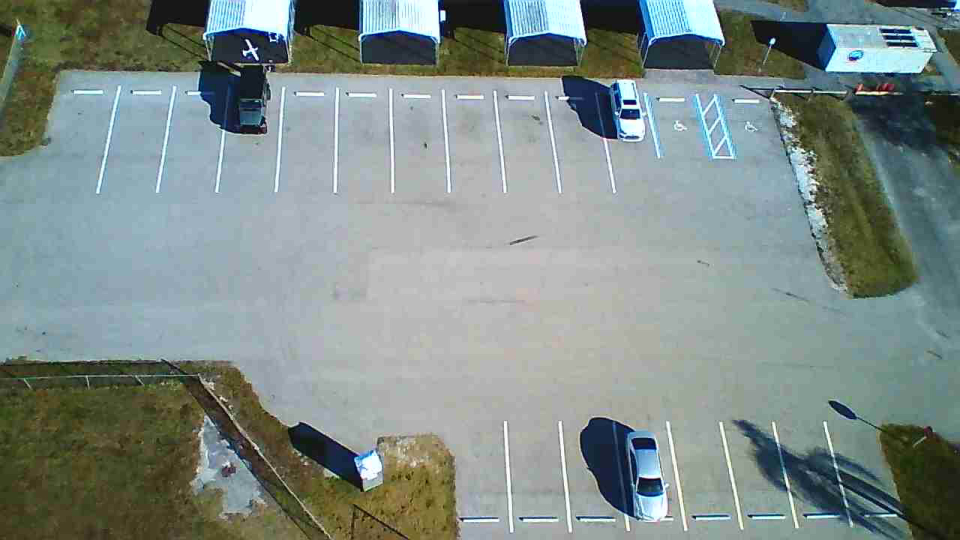
#> input picture backend/drone_parking_backend/frame processing server/master.JPG, 1920 x 1080 px, found by its file name (shown at 1/2 size)
$ python visualize_lot.py lots/1/master.JPG master.JPG
#> lines starting #> are read from the running program, lines starting #| are printed output that depends on the picture
### backend/drone_parking_backend/frame processing server/config.py
import os
import json
import cv2
import numpy as np

LOT_DIR = "lots"


def load_lot(lot_id):
    """Load master image and parking spot definitions for a lot.

    Returns (master_img, parking_data, error_string).
    parking_data is a list of (polygon_ndarray, spot_id) tuples,
    matching the format used by the occupancy checker.
    """
    lot_path = os.path.join(LOT_DIR, lot_id)
    master_path = os.path.join(lot_path, "master.jpg")
    parking_path = os.path.join(lot_path, "parking.json")

    # Try .jpg first, then .JPG
    if not os.path.exists(master_path):
        master_path = os.path.join(lot_path, "master.JPG")
    if not os.path.exists(master_path):
        return None, None, f"Master image missing for {lot_id}"

    if not os.path.exists(parking_path):
        return None, None, f"Parking data missing for {lot_id}"

    master_img = cv2.imread(master_path)
    if master_img is None:
        return None, None, f"Failed to decode master image for {lot_id}"

    with open(parking_path, "r") as f:
        spots_json = json.load(f)

    # Convert back to the (polygon_ndarray, spot_id) format
    parking_data = []
    for spot in spots_json:
        polygon = np.array(spot["polygon"], np.int32)
        parking_data.append((polygon, spot["id"]))

    return master_img, parking_data, None


# [9 lines that do not run on import are left out]

### backend/drone_parking_backend/frame processing server/align.py
import cv2
import numpy as np
import sys


def precompute_master(master_img):
    """Pre-calculate SIFT keypoints and descriptors for a master image."""
    gray = cv2.cvtColor(master_img, cv2.COLOR_BGR2GRAY)
    sift = cv2.SIFT_create()
    kp, des = sift.detectAndCompute(gray, None)
    return kp, des


def align_to_master(master, new_img, master_kp=None, master_des=None):
    """Align a new drone image to the master reference using SIFT + FLANN with robust fallbacks.

    Args:
        master: the master image BGR array
        new_img: the live drone image BGR array
        master_kp: (optional) precompute_master keypoints
        master_des: (optional) precompute_master descriptors
    """
    gray1 = cv2.cvtColor(master, cv2.COLOR_BGR2GRAY)
    gray2 = cv2.cvtColor(new_img, cv2.COLOR_BGR2GRAY)

    def attempt_alignment(kp1, des1, kp2, des2, ratio=0.7, ransac_thresh=5.0, use_flann=True):
        if des1 is None or des2 is None or len(kp1) == 0 or len(kp2) == 0:
            return None, 0, 0

        if use_flann:
            index_params = dict(algorithm=1, trees=5)
            search_params = dict(checks=50)
            matcher = cv2.FlannBasedMatcher(index_params, search_params)
        else:
            matcher = cv2.BFMatcher(cv2.NORM_HAMMING, crossCheck=False)

        try:
            matches = matcher.knnMatch(des1, des2, k=2)
        except Exception:
            return None, 0, 0

        good_matches = []
        for m_n in matches:
            if len(m_n) == 2:
                m, n = m_n
                if m.distance < ratio * n.distance:
                    good_matches.append(m)

        if len(good_matches) < 10:
            return None, len(good_matches), 0

        dst_pts = np.float32([kp1[m.queryIdx].pt for m in good_matches]).reshape(-1, 1, 2)
        src_pts = np.float32([kp2[m.trainIdx].pt for m in good_matches]).reshape(-1, 1, 2)

        H, mask = cv2.findHomography(src_pts, dst_pts, cv2.RANSAC, ransac_thresh)

        if H is None:
            return None, len(good_matches), 0

        inliers = int(mask.ravel().sum())
        return H, len(good_matches), inliers

    sift = cv2.SIFT_create()

    if master_kp is None or master_des is None:
        kp1, des1 = sift.detectAndCompute(gray1, None)
    else:
        kp1, des1 = master_kp, master_des

    kp2, des2 = sift.detectAndCompute(gray2, None)

    result = {
        "aligned": new_img,
        "homography": None,
        "keypoints_master": len(kp1) if kp1 else 0,
        "keypoints_live": len(kp2) if kp2 else 0,
        "good_matches": 0,
        "inliers": 0,
        "fallback_used": "None"
    }

    H, good, inliers = attempt_alignment(kp1, des1, kp2, des2, ratio=0.7)

    if H is None or inliers < 10:
        print("⚠️ Standard SIFT alignment failed, activating Fallback 1: Relaxed Ratio Test (0.8)")
        H, good, inliers = attempt_alignment(kp1, des1, kp2, des2, ratio=0.8)
        result["fallback_used"] = "Relaxed Ratio (0.8)"

    if H is None or inliers < 10:
        print("⚠️ Relaxed SIFT failed, activating Fallback 2: CLAHE Enhanced SIFT")
        clahe = cv2.createCLAHE(clipLimit=2.0, tileGridSize=(8, 8))
        gray1_clahe = clahe.apply(gray1)
        gray2_clahe = clahe.apply(gray2)

        kp1_c, des1_c = sift.detectAndCompute(gray1_clahe, None)
        kp2_c, des2_c = sift.detectAndCompute(gray2_clahe, None)

        H, good, inliers = attempt_alignment(kp1_c, des1_c, kp2_c, des2_c, ratio=0.75)
        result["fallback_used"] = "CLAHE + SIFT"

    if H is None or inliers < 10:
        print("⚠️ CLAHE SIFT failed, activating Fallback 3: ORB Matching")
        orb = cv2.ORB_create(nfeatures=5000)
        kp1_o, des1_o = orb.detectAndCompute(gray1, None)
        kp2_o, des2_o = orb.detectAndCompute(gray2, None)

        H, good, inliers = attempt_alignment(kp1_o, des1_o, kp2_o, des2_o, ratio=0.8, use_flann=False)
        result["fallback_used"] = "ORB Matcher"

    result["good_matches"] = good
    result["inliers"] = inliers

    if H is not None and inliers >= 10:
        result["homography"] = H
        result["aligned"] = cv2.warpPerspective(new_img, H, (master.shape[1], master.shape[0]))
    else:
        # All fallbacks failed
        result["homography"] = None
        result["aligned"] = new_img

    return result


# [30 lines that do not run on import are left out]

### backend/drone_parking_backend/frame processing server/detect.py
import os
import sys
import cv2
import numpy as np
from roboflow import Roboflow

# Roboflow config — reads API key from env var
ROBOFLOW_API_KEY = os.environ.get("ROBOFLOW_API_KEY", "crcxvzrMUhqJYcyMcpW8")
WORKSPACE = "drone-parking-management-system"
PROJECT = "drone-parking-detection"
MODEL_VERSION = 4

_model = None


def _get_model():
    global _model
    if _model is None:
        if not ROBOFLOW_API_KEY:
            raise RuntimeError("ROBOFLOW_API_KEY environment variable is not set")
        rf = Roboflow(api_key=ROBOFLOW_API_KEY)
        project = rf.workspace(WORKSPACE).project(PROJECT)
        _model = project.version(MODEL_VERSION).model
    return _model


def preprocess(image):
    """Enhance image for better detection, especially for dark vehicles.

    Uses LAB CLAHE for local contrast, Gamma correction for shadow recovery,
    and a subtle sharpening to define vehicle edges.
    """
    lab = cv2.cvtColor(image, cv2.COLOR_BGR2LAB)
    l, a, b = cv2.split(lab)
    clahe = cv2.createCLAHE(clipLimit=2.5, tileGridSize=(8, 8))
    l = clahe.apply(l)
    img = cv2.merge([l, a, b])
    img = cv2.cvtColor(img, cv2.COLOR_LAB2BGR)

    gamma = 1.2
    invGamma = 1.0 / gamma
    table = np.array([((i / 255.0) ** invGamma) * 255 for i in np.arange(0, 256)]).astype("uint8")
    img = cv2.LUT(img, table)

    kernel = np.array([[-1/9, -1/9, -1/9], [-1/9, 17/9, -1/9], [-1/9, -1/9, -1/9]])
    img = cv2.filter2D(img, -1, kernel)

    return img


def detect_cars(image, confidence=30, overlap=30, use_preprocess=True):
    """Run Roboflow detection on a cv2 image.

    Args:
        image: BGR numpy array (cv2 image)
        confidence: detection confidence threshold (0-100)
        overlap: overlap threshold (0-100)
        use_preprocess: whether to apply image enhancement

    Returns list of (x1, y1, x2, y2, confidence) tuples.
    """
    if use_preprocess:
        image = preprocess(image)

    model = _get_model()

    # Roboflow SDK can take a numpy array directly, avoiding disk I/O
    pred = model.predict(image, confidence=confidence, overlap=overlap).json()

    boxes = []
    for d in pred["predictions"]:
        x, y, w, h = d["x"], d["y"], d["width"], d["height"]
        conf = d.get("confidence", 0.0)
        x1, y1 = int(x - w / 2), int(y - h / 2)
        x2, y2 = int(x + w / 2), int(y + h / 2)
        boxes.append((x1, y1, x2, y2, conf))

    return boxes


# [16 lines that do not run on import are left out]

### backend/drone_parking_backend/frame processing server/visualize_lot.py
import cv2
import numpy as np
import os
import sys

from align import align_to_master, precompute_master
from config import load_lot
from detect import detect_cars
from occupancy import check_occupancy


MASTER_CACHE = {}


# [47 lines left out: function draw_visualization, not called in this run]


def promote_master(lot_id, aligned_image, inliers, inlier_threshold=140):
    """Saves the current aligned frame as the new master if it matches exceptionally well.

    Since the image is already 'aligned', it perfectly matches the existing
    coordinates in parking.json.
    """
    if inliers > inlier_threshold:
        lot_path = os.path.join("lots", lot_id)
        if not os.path.exists(lot_path):
            return False

        master_path = os.path.join(lot_path, "master.jpg")
        backup_path = os.path.join(lot_path, "master_backup.jpg")

        if os.path.exists(master_path) and not os.path.exists(backup_path):
            os.rename(master_path, backup_path)

        cv2.imwrite(master_path, aligned_image)
        print(f"🌟 Master image for lot {lot_id} PROMOTED (Inliers: {inliers})")

        if lot_id in MASTER_CACHE:
            del MASTER_CACHE[lot_id]
        return True
    return False


def visualize_lot(lot_id, image_path, output_path="debug_visualized.jpg"):
    """Full visualization pipeline."""
    print(f"Loading lot: {lot_id}")
    print(f"Image: {image_path}")

    master_img, parking_data, err = load_lot(lot_id)
#> in load_lot, master_img is the input picture: shape (1080, 1920, 3); mean B, G, R 135.8, 139.7, 126.9
#> (reads backend/drone_parking_backend/frame processing server/parking.json from the repository)
#> parking_data = 21 items
    if err:
        print("Error:", err)
        return

    image = cv2.imread(image_path)
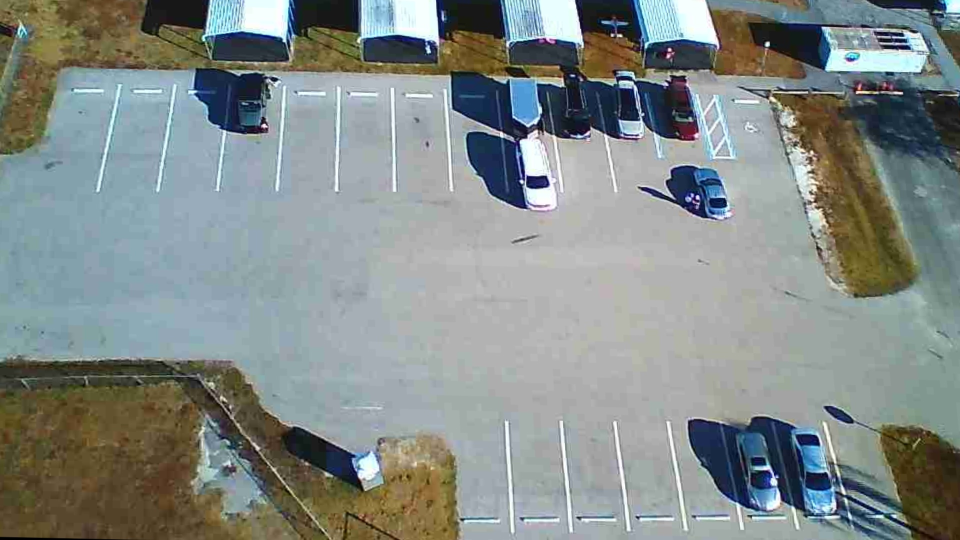
#> input picture backend/drone_parking_backend/frame processing server/lots/1/master.JPG, 1920 x 1080 px (shown at 1/2 size)
#> image is the input picture: shape (1080, 1920, 3); mean B, G, R 136, 138.5, 131
    if image is None:
        print("Error: Could not load image:", image_path)
        return

    print("Aligning image...")


    if lot_id not in MASTER_CACHE:
        print(f"Precomputing master features for lot {lot_id}...")
        kp, des = precompute_master(master_img)
#> in precompute_master, `gray = cv2.cvtColor(master_img, cv2.COLOR_BGR2GRAY)`:
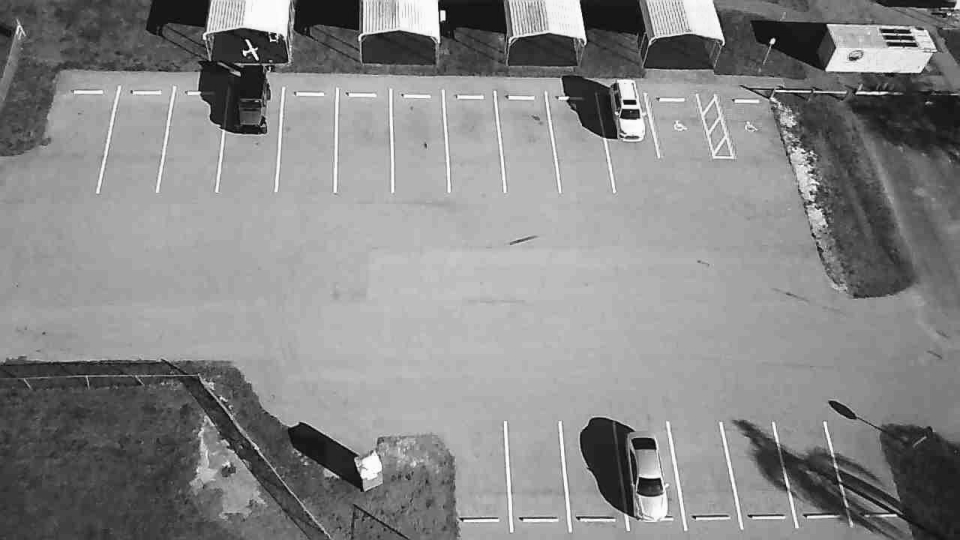
#> gray: shape (1080, 1920) (shown at 1/2 size); min 0, max 255, mean 135.3
#> in precompute_master, `kp, des = sift.detectAndCompute(gray, None)`: kp = 6095 keypoints; strongest (x, y, size): (1545, 82, 7), (489, 106, 6.1), (1266, 204, 7.6), (1254, 204, 7.6)
        MASTER_CACHE[lot_id] = (kp, des)

    master_kp, master_des = MASTER_CACHE[lot_id]
#> master_kp has the same summary as kp in precompute_master

    align_result = align_to_master(master_img, image, master_kp=master_kp, master_des=master_des)
#> in align_to_master, `gray2 = cv2.cvtColor(new_img, cv2.COLOR_BGR2GRAY)`:
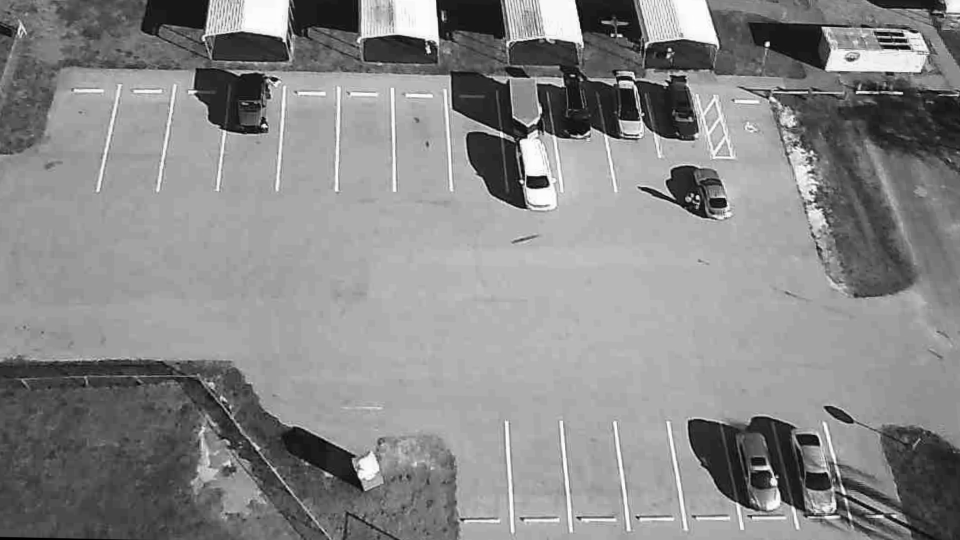
#> gray2: shape (1080, 1920) (shown at 1/2 size); min 0, max 255, mean 135.9
#> in align_to_master, `kp1, des1 = master_kp, master_des`: kp1 has the same summary as kp in precompute_master
#> in align_to_master, `kp2, des2 = sift.detectAndCompute(gray2, None)`: kp2 = 6308 keypoints; strongest (x, y, size): (1535, 88, 6.3), (1395, 395, 5.2), (1079, 364, 20.6), (1339, 99, 4.6)
#> in attempt_alignment, `matches = matcher.knnMatch(des1, des2, k=2)`: matches = 6095 matches
#> after the loop in attempt_alignment, `for m_n in matches:`: good_matches = 318 matches
#> in attempt_alignment, `dst_pts = np.float32([kp1[m.queryIdx].pt for m in good_matches]).resha..`: dst_pts = 318 rows, first 8: [44.61, 69.75], [55.24, 718.1], [81.7, 259.2], [99.21, 212], [106.2, 154.8], [114.1, 240.1], [131.2, 131.9], [145.2, 182.1]
#> in attempt_alignment, `src_pts = np.float32([kp2[m.trainIdx].pt for m in good_matches]).resha..`: src_pts = 318 rows, first 8: [47.93, 66.94], [52.66, 717.2], [83.26, 254.3], [1300.7, 93.27], [105.2, 150.4], [114.2, 236.6], [138.7, 126.2], [144.8, 179]
#> in attempt_alignment, `H, mask = cv2.findHomography(src_pts, dst_pts, cv2.RANSAC, ransac_thre..`: H = [[0.997, -0.0031, 3.22], [0.00096, 1, -3.01], [-1.38e-06, 2.31e-07, 1]]; mask = 318 values, max 1 at index 1, min 0 at index 0, mean 0.547
#> in attempt_alignment, `inliers = int(mask.ravel().sum())`: inliers = 174
#> in align_to_master, `H, good, inliers = attempt_alignment(kp1, des1, kp2, des2, ratio=0.7)`: good = 318; inliers = 174
#> align_result = 7 items
    aligned = align_result["aligned"]
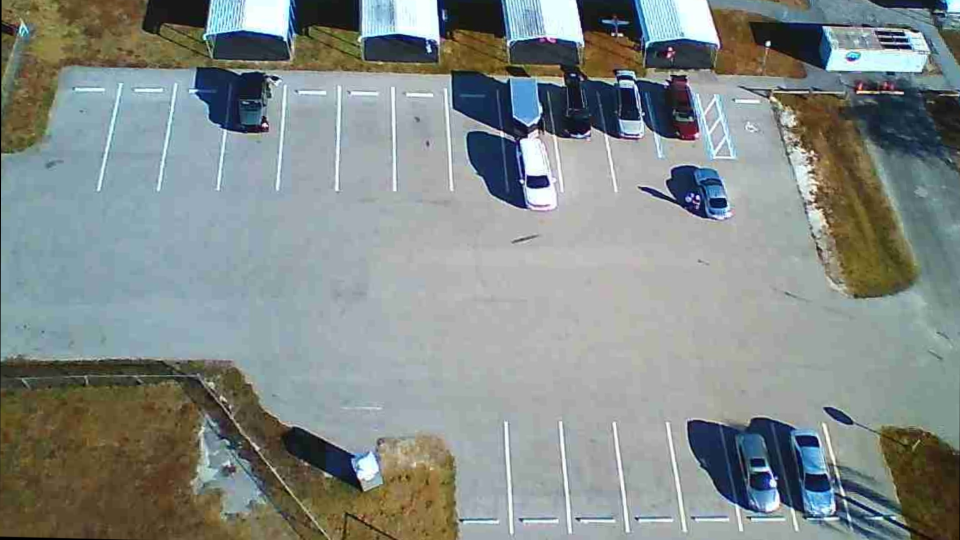
#> aligned: shape (1080, 1920, 3) (shown at 1/2 size); mean of channels 0, 1, 2 135.9, 138.5, 130.9; drawn as B, G, R
    inliers = align_result["inliers"]
#> inliers = 174

    if align_result["homography"] is None:
        print(" Alignment failed — using original image (All fallbacks exhausted)")
        aligned = image
    else:
        fallback = align_result.get("fallback_used", "None")
#> fallback = 'None'
        if fallback == "None":
            print(f"Alignment successful (Standard Methods). Inliers: {inliers}")
#| Alignment successful (Standard Methods). Inliers: 174
        else:
            print(f"Alignment successful via Fallback ({fallback}). Inliers: {inliers}")
        promote_master(lot_id, aligned, inliers)
#| 🌟 Master image for lot master.JPG PROMOTED (Inliers: 174)

    print("Running detection...")
    boxes = detect_cars(aligned)
#> in preprocess, `lab = cv2.cvtColor(image, cv2.COLOR_BGR2LAB)`: lab: shape (1080, 1920, 3); mean of channels 0, 1, 2 143.7, 125.8, 128.7
#> in preprocess, `l, a, b = cv2.split(lab)`:
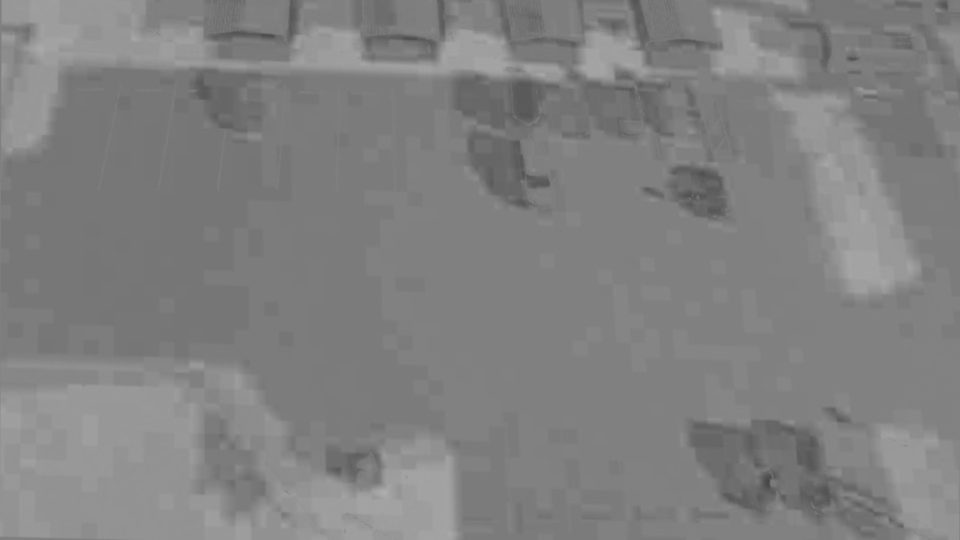
#> b: shape (1080, 1920) (shown at 1/2 size); min 68, max 174, mean 128.7
#> in preprocess, `l = clahe.apply(l)`:
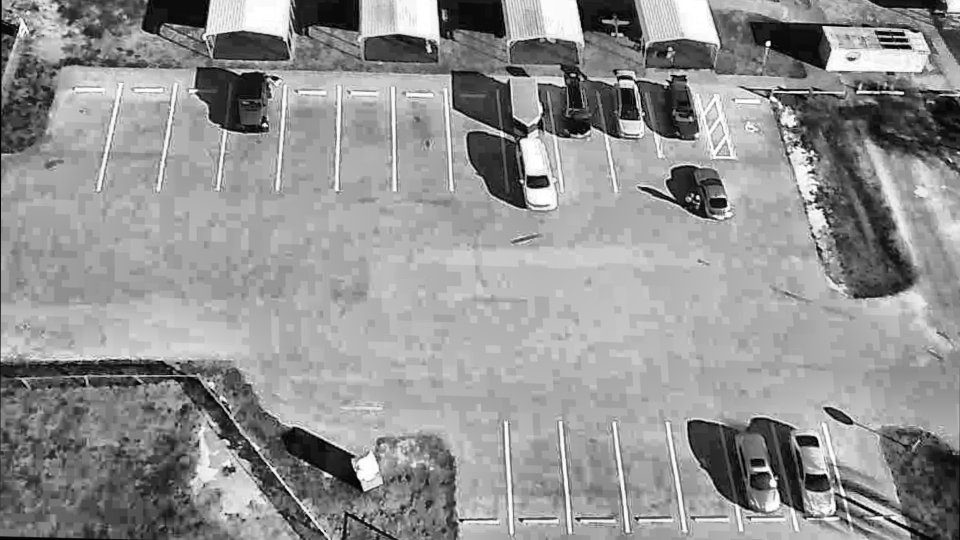
#> l: shape (1080, 1920) (shown at 1/2 size); min 0, max 255, mean 145.9
#> in preprocess, `img = cv2.merge([l, a, b])`: img: shape (1080, 1920, 3); mean of channels 0, 1, 2 145.9, 125.8, 128.7
#> in preprocess, `img = cv2.cvtColor(img, cv2.COLOR_LAB2BGR)`:
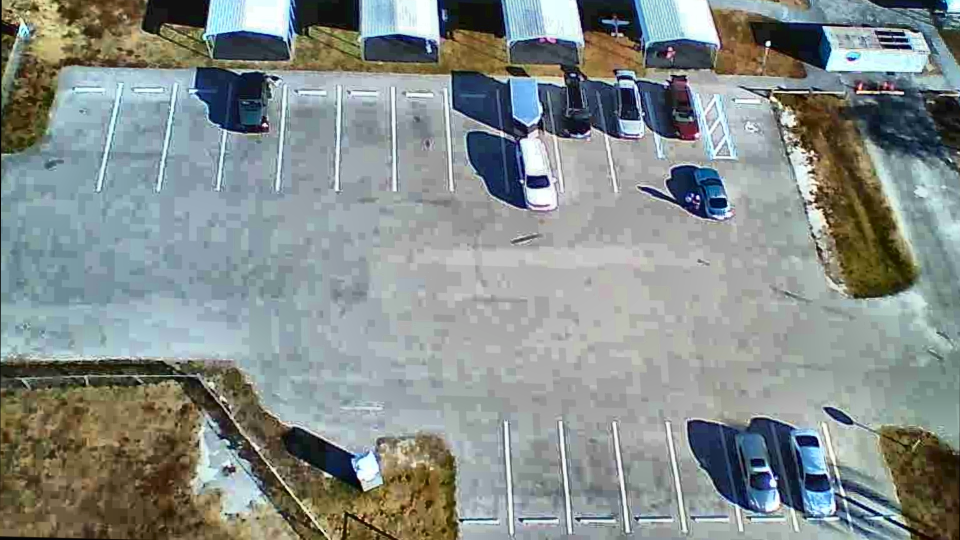
#> img: shape (1080, 1920, 3) (shown at 1/2 size); mean B, G, R 138.3, 140.9, 133.3

    print(f"Detected {len(boxes)} vehicles")
    for i, box in enumerate(boxes):
        print(f"  Box {i}: {box}")

    print("Checking occupancy...")
    occ = check_occupancy(boxes, parking_data)

    print(f"Occupied: {len(occ['occupied'])}")
    print(f"Free: {len(occ['free'])}")

    print("Drawing visualization...")
    vis = draw_visualization(aligned, parking_data, occ, boxes)

    cv2.imwrite(output_path, vis)
    print("Saved:", output_path)

    return vis


if __name__ == "__main__":
    if len(sys.argv) < 2:
        print("Usage: python visualize_lot.py <image_path> [lot_id]")
        sys.exit(1)

    image_path = sys.argv[1]
    lot_id = sys.argv[2] if len(sys.argv) > 2 else "1"

    # Use the full pipeline function
    visualize_lot(lot_id, image_path)
#> (the call stopped at in _get_model, `rf = Roboflow(api_key=ROBOFLOW_API_KEY)`: roboflow is not available in this run)
